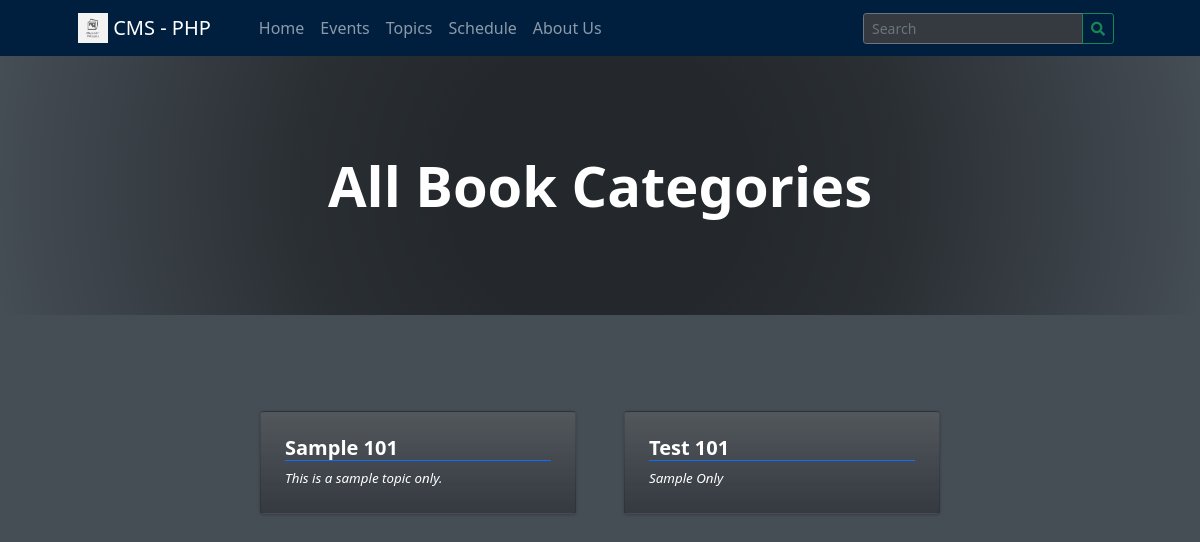
Screenshot of /?p=view_topics with the database file from the repository.
### tables this page shows
CREATE TABLE `topics` (
  `id` int(30) NOT NULL,
  `name` text NOT NULL,
  `description` text NOT NULL,
  `status` tinyint(4) NOT NULL DEFAULT 1 COMMENT '0=Inactive, 1=Active',
  `date_created` datetime NOT NULL DEFAULT current_timestamp(),
  `date_updated` datetime DEFAULT NULL ON UPDATE current_timestamp()
);

### view_topics.php (the view, shortened to what this page needs)
<?php
$title = "All Book Categories";
?>
<header class="bg-dark py-5" id="main-header">
    <div class="container px-4 px-lg-5 my-5">
        <div class="text-center text-white">
            <h1 class="display-4 fw-bolder"><?php echo $title ?></h1>
        </div>
    </div>
</header>
<section class="py-5">
    <div class="container px-4 px-lg-5 mt-5">
        <div class="row gx-2 gx-lg-5 row-cols-1 row-cols-md-3 row-cols-xl-3 justify-content-center">
            <?php
                $categories = $conn->query("SELECT * FROM `topics` where status = 1 order by name asc ");
                while($row = $categories->fetch_assoc()):
                    foreach($row as $k=> $v){
                        $row[$k] = trim(stripslashes($v));
                    }
                    $row['description'] = strip_tags(stripslashes(html_entity_decode($row['description'])));
            ?>
            <div class="col mb-6 mb-2 text-light">
                <a href="./?p=articles&t=<?php echo md5($row['id']) ?>" class="card category-item text-decoration-none bg-gradient">
                    <div class="card-body p-4">
                        <div class="">
                            <h5 class="fw-bolder border-bottom border-primary"><?php echo $row['name'] ?></h5>
                        </div>
                        <p class="m-0 truncate"><?php echo $row['description'] ?></p>
                    </div>
                </a>
            </div>
            <?php endwhile; ?>
        </div>
    </div>
</section>

### rows the page displays
topics: name "Sample 101", description "This is a sample topic only."
topics: name "Test 101", description "Sample Only"

### other values shown
$_settings->info('short_name') "CMS - PHP"
$title "All Book Categories"
